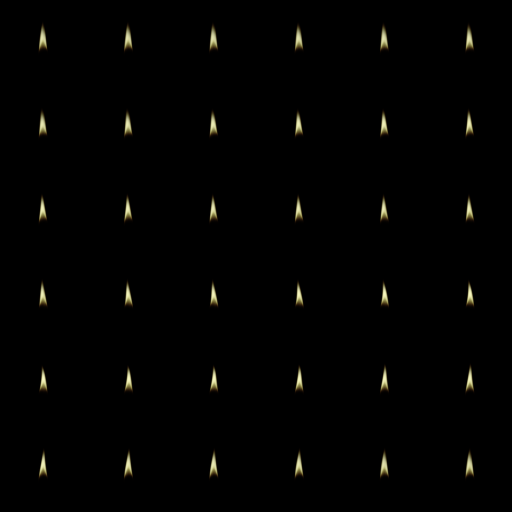
#> input picture tools/fx/cgheven/candle-flame-01-loop-front.png, 1024 x 1024 px (shown at 1/2 size)
$ python prep_ki_ring.py cgheven/candle-flame-01-loop-front.png out.png
#> lines starting #> are read from the running program, lines starting #| are printed output that depends on the picture
# Подготовка листа кольца пламени: 1254² → 2048² (кадр 512×256), каждый кадр делается бесшовным по горизонтали
# (смесь кадра с его же копией, сдвинутой на полширины: на краях — плотная середина), низ (жёсткая белая линия) смягчён.
from PIL import Image; import numpy as np, sys
im=Image.open(sys.argv[1]).convert('RGBA').resize((2048,2048),Image.LANCZOS)
a=np.array(im).astype(np.float32)
cw,ch=512,256
x=np.arange(cw); m=np.sin(np.pi*(x+0.5)/cw)**2          # 0 на краях, 1 в середине
m=m[None,:,None]
fade=np.clip((ch-1-np.arange(ch))/(ch*0.08),0,1)[:,None]   # нижние ~4,5% — мягко гаснут
out=a.copy()
for f in range(32):
    y0=(f//4)*ch; x0=(f%4)*cw
    c=a[y0:y0+ch,x0:x0+cw]
    r=np.roll(c,cw//2,axis=1)
    # премультипликация, чтобы смешивать огонь корректно
    cp=c.copy(); cp[...,:3]*=cp[...,3:4]/255; rp=r.copy(); rp[...,:3]*=rp[...,3:4]/255
    t=cp*m+rp*(1-m)
    al=np.clip(t[...,3:4],1e-3,None); rgb=t[...,:3]/al*255
    t=np.concatenate([np.clip(rgb,0,255),t[...,3:4]],-1)
    t[...,3]*=fade
    out[y0:y0+ch,x0:x0+cw]=t
#> this loop made 32 passes
#> pass 1, `r=np.roll(c,cw//2,axis=1)`:
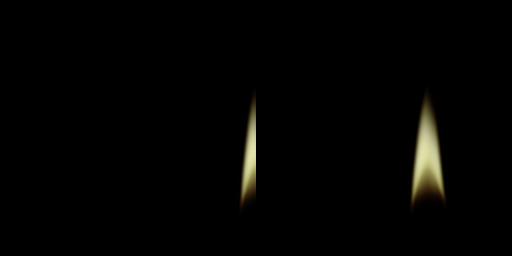
#> r: shape (256, 512, 4) float32; mean R, G, B, A 3.6, 3.4, 2.2, 255.5
#> pass 1, `al = np.clip(t[..., 3:4], 0.001, None)`:
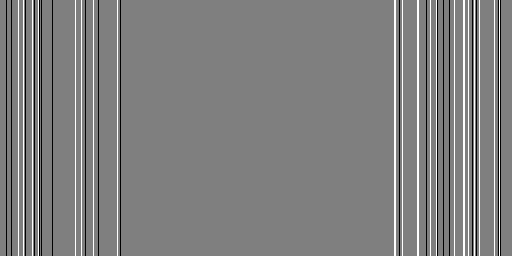
#> al: shape (256, 512, 1) float64; min 255, max 255, mean 255; drawn with min black and max white
#> after the loop:
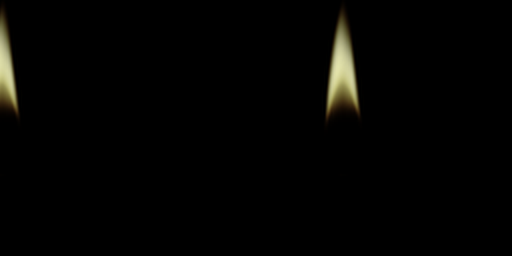
#> c: shape (256, 512, 4) float32; mean R, G, B, A 3.7, 3.5, 2.3, 255.5
#> after the loop:
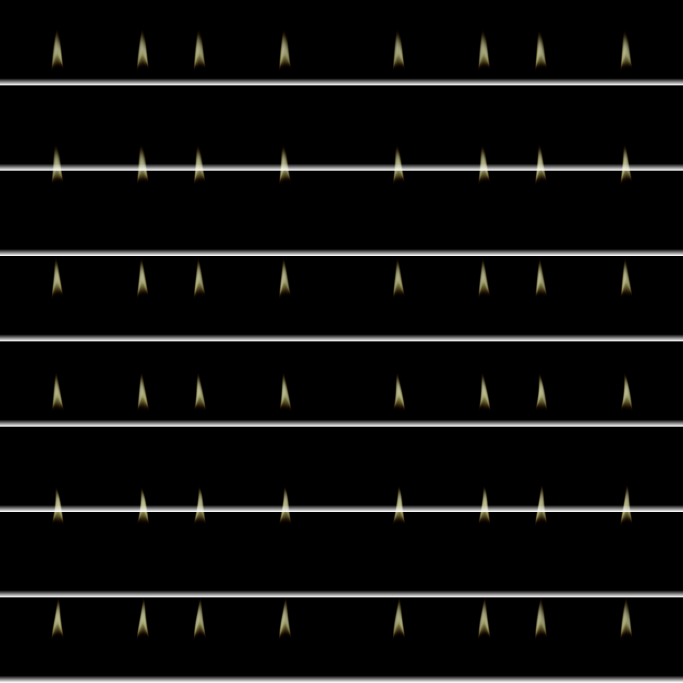
#> out: shape (2048, 2048, 4) float32 (shown at 1/3 size); mean R, G, B, A 2.5, 2.4, 1.5, 245.4; transparent parts drawn white
#> after the loop:
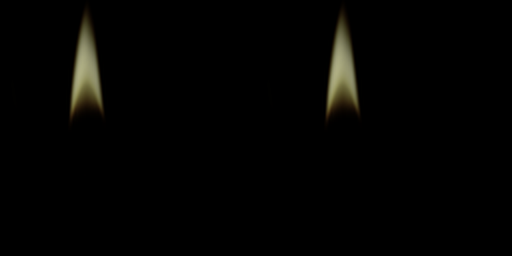
#> rgb: shape (256, 512, 3) float64; mean R, G, B 3.6, 3.4, 2.2
#> after the loop:
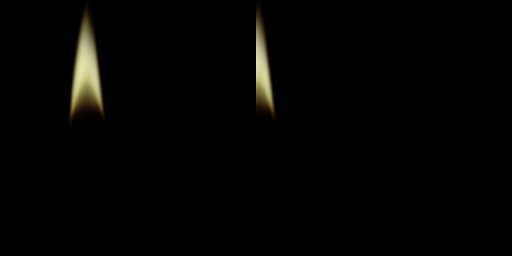
#> rp: shape (256, 512, 4) float32; mean R, G, B, A 3.7, 3.5, 2.3, 255.5
#> after the loop:
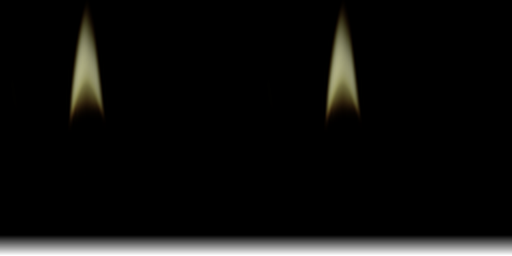
#> t: shape (256, 512, 4) float64; mean R, G, B, A 3.6, 3.4, 2.2, 244.3; transparent parts drawn white
Image.fromarray(np.clip(out,0,255).astype(np.uint8)).save(sys.argv[2],optimize=True)
